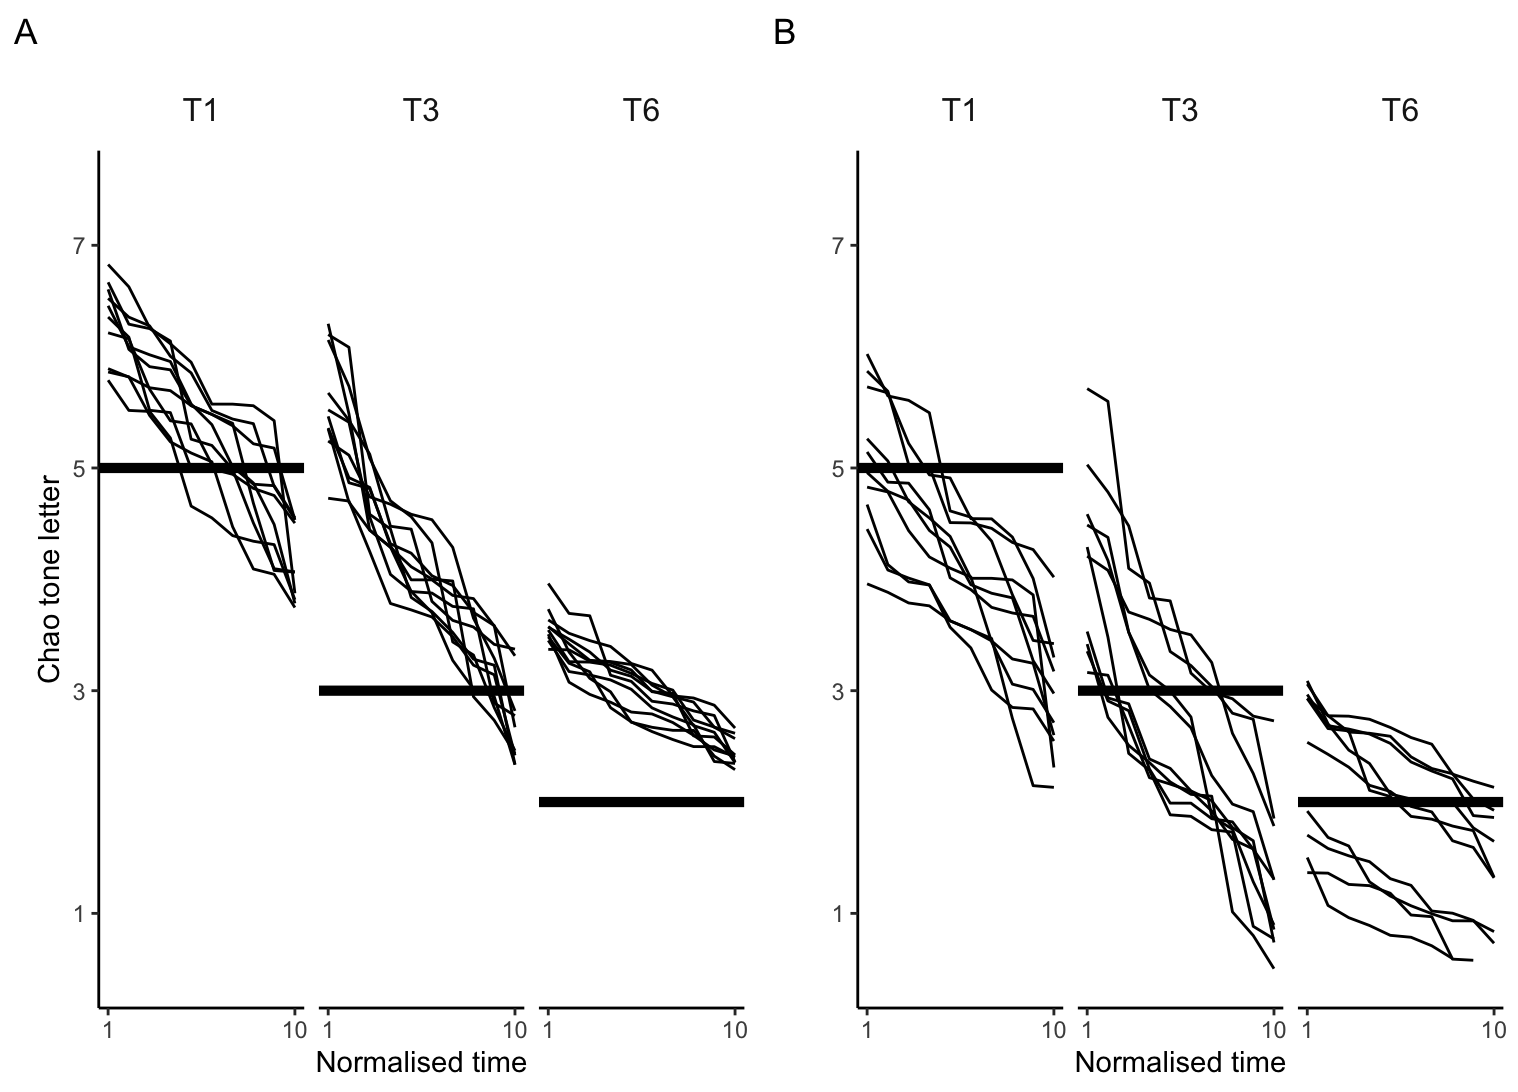

Reproduce this figure in R.
library(tidyverse)
library(ggplot2)
library(gridExtra)
library(truncnorm)

# create df with 3 target tones * 10 tokens * 10 F0 measurements
matrix_apply <- data.frame(n = c(100, 100, 100), 
                           a = c(230, 210, 210), 
                           b = c(280, 275, 240),
                           mean = c(255, 235, 220), 
                           sd = c(15, 15, 5))
data_df <- apply(matrix_apply, 1, function(x) rtruncnorm(x[1], a=x[2], b=x[3], mean=x[4], sd=x[5])) %>% as.data.frame()

data_df <- data_df %>% 
  rename(
    tone1 = V1,
    tone3 = V2,
    tone6 = V3
  ) %>%
  pivot_longer(tone1:tone6, names_to = "target_tone", 
               values_to = "f0")

data_df <- with(data_df, data_df[order(target_tone), ]) 
data_df$token <- rep(1:(nrow(data_df) / 10), each = 10)
data_df <- with(data_df, data_df[order(token, -f0), ]) 
data_df$normtime <- rep(1:10, each = 1, length.out = nrow(data_df))
min <- data.frame(token = 1:30, min = sample(c(200:220), size = 6, replace = T))
data_df <- inner_join(data_df, min, by = "token")


# calculate chao tone letter with 'global' normalisation (min = 190 Hz)
df_a <- data_df %>% 
  mutate(logtone = log(f0)) %>% 
  mutate(logmin = log(194)) %>%
  mutate(diff = logtone - logmin) %>%
  mutate(ST = diff * 39.86) %>%
  mutate(add = ST/2.5) %>%
  mutate(chao = add + 1)

df_a$target_tone <- as.factor(df_a$target_tone)
tone_lab <- c(
  'tone1' = "T1",
  'tone3' = "T3",
  'tone6' = "T6"
)
# horizontal lines showing conventional Chao values
convent <- data.frame(target_tone = c("tone1", "tone3","tone6"), Z = c(5, 3, 2)) 

p1 <- ggplot(df_a) +
  geom_path(aes(x = normtime, y = chao, group = token)) +
  facet_grid(. ~ target_tone ,labeller = labeller(target_tone = tone_lab)) +
  geom_hline(data = convent, aes(yintercept = Z), size = 1.8) +
  scale_y_continuous(breaks = c(1, 3, 5, 7, 9), limits = c(0.5, 7.5)) +
  scale_x_continuous(breaks = c(1, 10)) +
  theme_classic() +
  labs(title = "", tag = "A") +
  ylab("Chao tone letter") + xlab("Normalised time") +
  theme(
    legend.position="none",
    panel.grid.major = element_blank(),
    panel.grid.minor = element_blank(),
    strip.background = element_blank(),
    strip.text.x = element_text(size = 12, margin = margin(b = 10))
    )


# calculate chao tone letter with local minimalisation
df_b <- data_df %>% 
  mutate(logtone = log(f0)) %>% 
  mutate(logmin = log(min)) %>% 
  mutate(diff = logtone - logmin) %>%
  mutate(ST = diff * 39.86) %>%
  mutate(add = ST/2.5) %>%
  mutate(chao = add + 1)
  
ff$tone <- as.factor(ff$tone)


p2 <- ggplot(df_b) +
  geom_line(aes(x = normtime, y = chao, group = token)) +
  facet_grid(. ~ target_tone,labeller = labeller(target_tone = tone_lab) ) +
  geom_hline(data = convent, aes(yintercept = Z), size = 1.8) +
  scale_y_continuous(breaks = c(1, 3, 5, 7, 9), limits = c(0.5, 7.5)) +
  scale_x_continuous(breaks = c(1, 10)) +
  theme_classic() +
  labs(title = "", tag = "B") +
  ylab("") + xlab("Normalised time") +
  theme(
    legend.position="none",
    panel.grid.major = element_blank(),
    panel.grid.minor = element_blank(),
    strip.background = element_blank(), 
    strip.text.x = element_text(size = 12, margin = margin(b = 10))
    )

grid.arrange(p1, p2, ncol = 2)



# plot B without facet
ggplot(df_b) +
  geom_path(aes(x = normtime, y = chao, group = interaction(target_tone, token), color = target_tone)) +
  geom_point(aes(x = normtime, y = chao, shape = target_tone, color = target_tone), size = 1)+
  theme_classic() 
